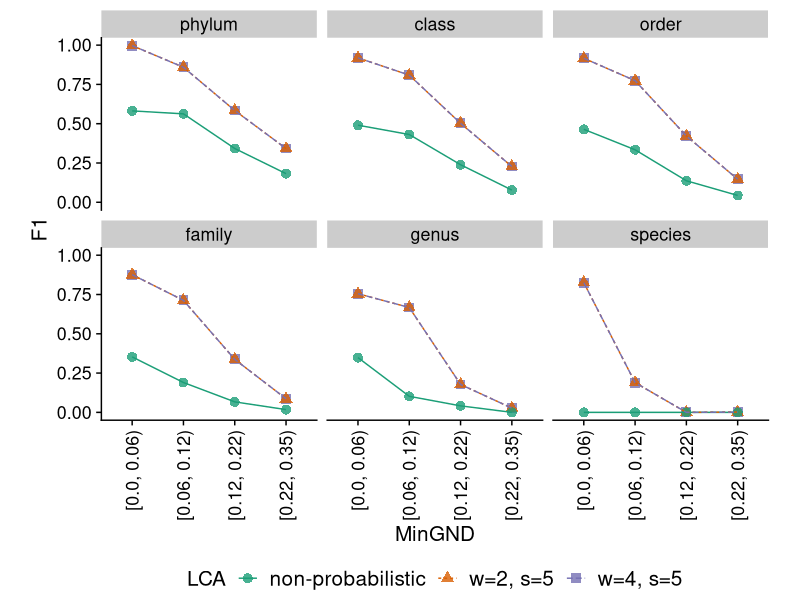

The R source for this figure: (Note: this script raises an error after producing the figure.)
require(ggplot2)
require(readr)
require(cowplot)
require(dplyr)

summary_scores_pu <- read_csv("../results/summary_scores_pu.csv")
summary_scores_pu <- summary_scores_pu %>%
  filter(Taxonomic_Rank != "superkingdom") %>%
  mutate(Distance_to_closest = factor(Distance_to_closest, levels = unique(Distance_to_closest)))

summary_scores_pu$Taxonomic_Rank <- factor(
  summary_scores_pu$Taxonomic_Rank,
  levels = c("phylum", "class", "order", "family", "genus", "species")
)

ggplot(summary_scores_pu, aes(x = Distance_to_closest, y = F1, color = Method, shape = Method, group = Method)) +
  facet_wrap(vars(Taxonomic_Rank), nrow = 2) +
  geom_point(size = 3, alpha = 0.8) +
  geom_line(aes(linetype = Method)) +
  labs(linetype = "LCA", shape = "LCA", colour = "LCA", x = "MinGND", y = "F1") +
  theme_cowplot(font_size = 15) +
  theme(legend.position = "bottom", legend.justification = "center", legend.text = element_text(size = 15)) +
  scale_colour_brewer(palette = "Dark2") +
  theme(axis.text.x = element_text(angle = 90, vjust = 0.5, hjust = 1), aspect.ratio = 0.8)
ggsave2("../figures/pu_comparison_LCA.pdf", width = 7.5, height = 6)